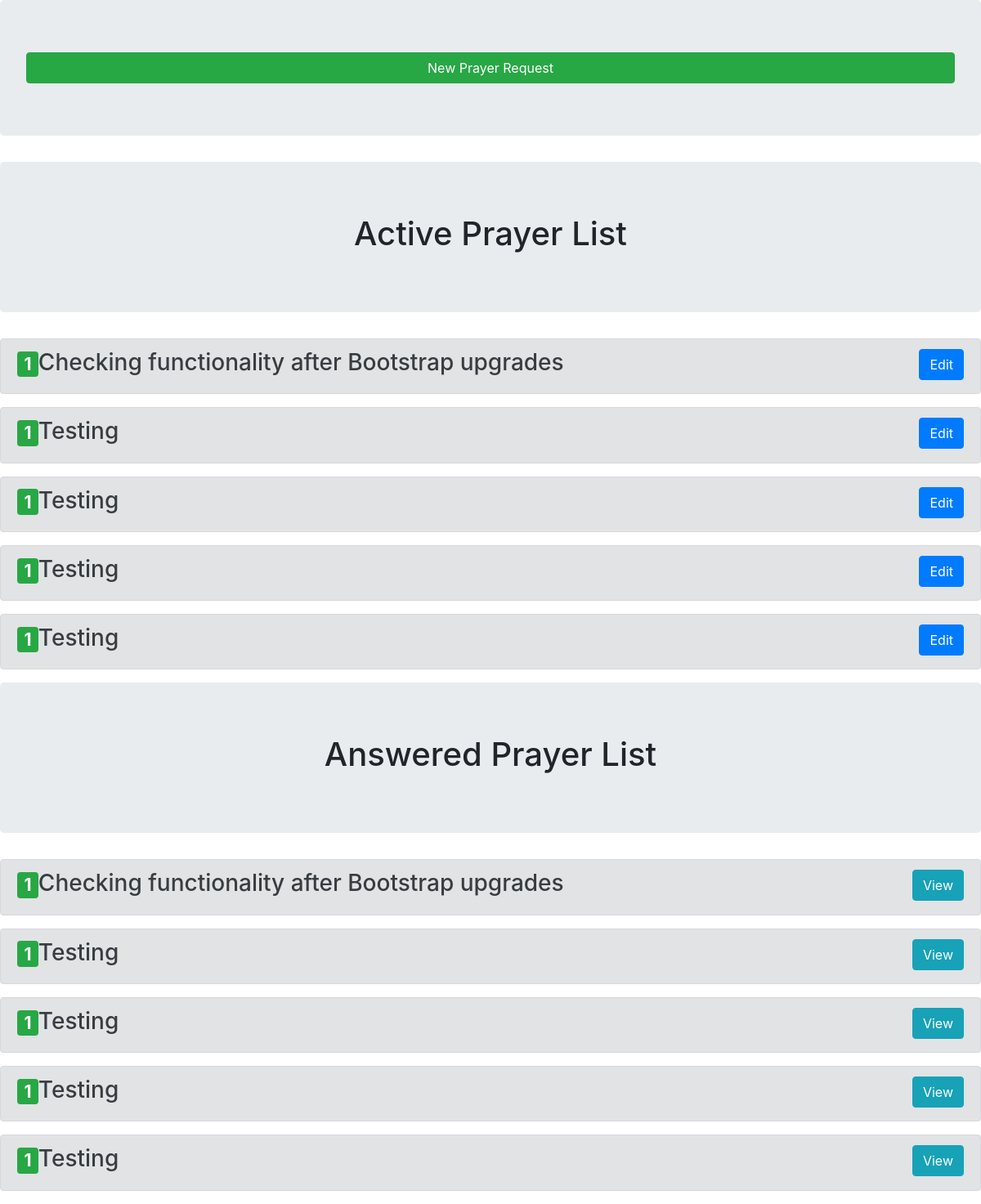
The app's page /request/, older data.
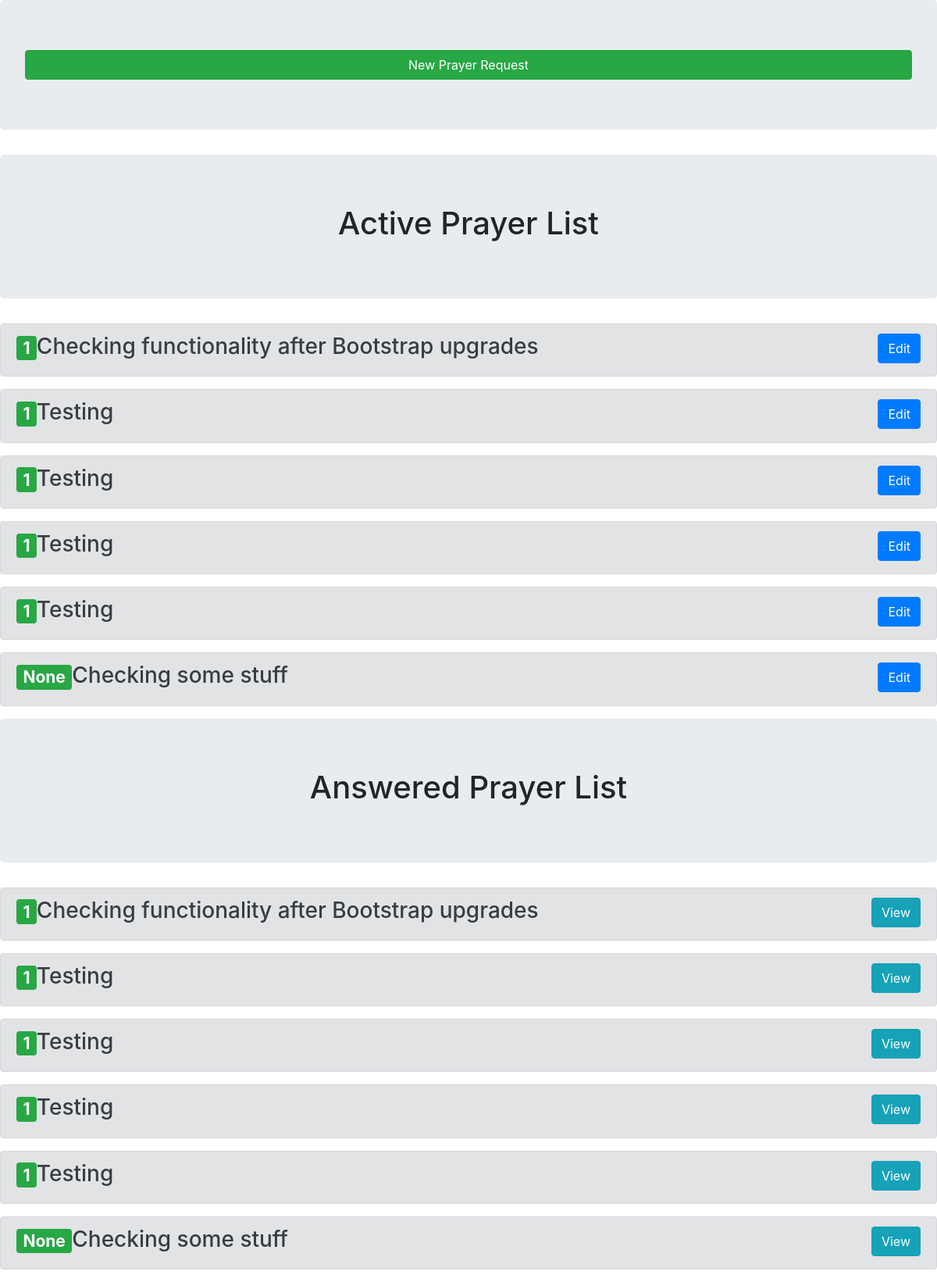
The same page, newer data.
### prayerrequest/models.py (models this page shows)
class Prayer(models.Model):
	prayerCategories = [
                ('thanks','Thanksgiving'),
                ('healing','Healing'),
                ('trauma','Trauma'),
                ('conversion','Conversion'),
                ('belief','Belief'),
                ('strength','Strength'),
                ('leaders','Leaders'),
                ('needs','Needs'),
		('forgiveness','Forgiveness'),
        ]
	prayerCategoriesDefault = [('thanks'),('Thanksgiving')]
	prayer_id = models.BigAutoField(primary_key=True,unique=True)
	prayer_request_date = models.DateTimeField('prayer request date',auto_now=True)
	prayer_answer_date = models.DateTimeField('prayer answer date',blank=True,null=True)
	prayer_description = models.CharField(max_length=1000)
	prayer_recipients = models.CharField(max_length=100,blank=True,null=True)
	prayer_recipients_email = models.EmailField(max_length=100,blank=True,null=True)
	prayer_answered = models.BooleanField(editable=True)
	prayer_updates = models.CharField(max_length=1400,blank=True,null=True)
	prayer_image = models.ImageField(upload_to='prayer_images/%Y/%m/%d',blank=True,null=True)
	prayer_answered_image = models.ImageField(upload_to='answered_prayer_images/%Y/%m/%d',blank=True,null=True)
	prayer_count = models.IntegerField(editable=False,null=True)
	def __str__(self):
		return str(self.prayer_id)

### prayerrequest/views.py (the view)
# urls.py: path('', views.viewprayerrequests, name = 'View Prayer Requests'),
def viewprayerrequests(request):
	user_current_prayer_list = Prayer.objects.all()
	user_answered_prayer_list = Prayer.objects.all()
	template = loader.get_template('viewprayerrequests.html')
	print(user_current_prayer_list)
	context = {
		'prayer_list' : user_current_prayer_list,
		'answered_prayer_list': user_answered_prayer_list
	}
	return HttpResponse(template.render(context,request))

### templates/viewprayerrequests.html (shortened to what this page needs)
<head>
<link rel="stylesheet" href="https://cdn.jsdelivr.net/npm/bootstrap@4.5.3/dist/css/bootstrap.min.css">
</head>
<body>
{% block content %}
<div class="jumbotron text-center">
<a href='new' align="right" class="btn btn-success btn-block">New Prayer Request</a>
</div>
<div class="jumbotron text-center">
<h1>Active Prayer List</h1>
</div>
{% if prayer_list %}
{% for prayer in prayer_list %}
<div class="alert alert-secondary">
<h3><span class="badge badge-success">	{{ prayer.prayer_count }}</span>{{ prayer.prayer_description }}<a href='edit/{{ prayer.prayer_id }}' align="right" class="btn btn-primary float-right">Edit</a></h3>
</div>
{% endfor %}
{% endif %}
<div class="jumbotron text-center">
<h1>Answered Prayer List</h1>
</div>
{% if answered_prayer_list %}
{% for prayer in prayer_list %}
<div class="alert alert-secondary">
<h3><span class="badge badge-success">	{{ prayer.prayer_count }}</span>{{ prayer.prayer_description }}<a href='/{{ prayer.prayer_id }}' align="right" class="btn btn-info float-right">View</a></h3>
</div>
{% endfor %}
{% endif %}
{% endblock %}
</body>

Row changes from the older to the newer data that the page shows:
added Prayer: prayer_count "None", prayer_description "Checking some stuff"
